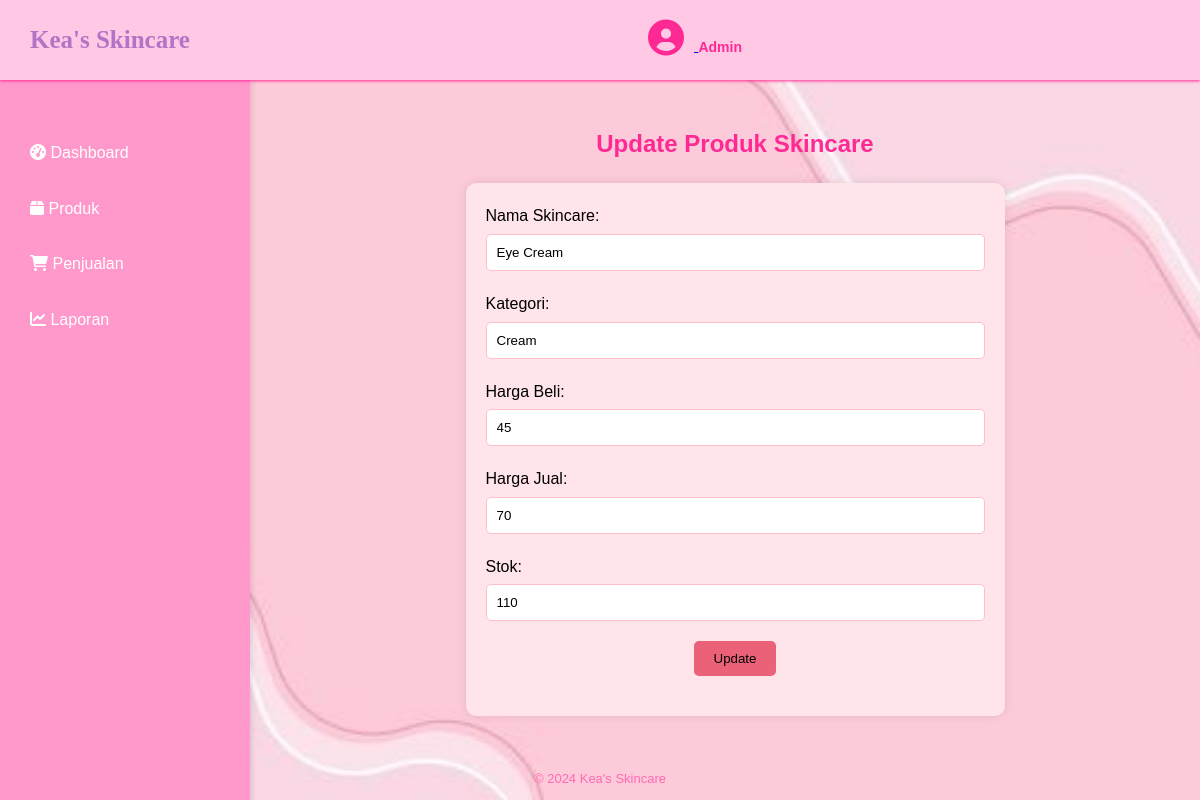
The page /edit.php?id=7 on the database its author committed.
### tables this page shows
CREATE TABLE `produk` (
  `id` int(11) NOT NULL,
  `nama` varchar(255) NOT NULL,
  `kategori` varchar(255) NOT NULL,
  `harga_beli` decimal(10,0) DEFAULT NULL,
  `harga_jual` decimal(10,0) DEFAULT NULL,
  `stok` int(11) NOT NULL
);

### edit.php (the view, shortened to what this page needs)
<?php
include 'config.php';
$nama = $kategori = $harga_beli = $harga_jual = $stok = "";
if (isset($_GET['id'])) {
    $id = $_GET['id'];
    $sql = "SELECT * FROM produk WHERE id = $id";
    $result = $conn->query($sql);
    if ($result->num_rows > 0) {
        $row = $result->fetch_assoc();
        $nama = $row['nama'];
        $kategori = $row['kategori'];
        $harga_beli = $row['harga_beli'];
        $harga_jual = $row['harga_jual'];
        $stok = $row['stok'];
    } else {
        echo "Produk tidak ditemukan.";
    }
}
?>
<?php include 'template/header.php'; ?>
<link rel="stylesheet" href="css/tambah.css">
<div class="container">
    <?php include 'template/sidebar.php'; ?>
    <main class="content">
        <h2 style="text-align: center; margin-bottom: 20px; color: #ff2994;">Update Produk Skincare</h2>
        <form class="add-product-form" method="post" action="<?php echo htmlspecialchars($_SERVER["PHP_SELF"]) . '?id=' . $id; ?>">
            <div class="form-group">
                <label for="nama">Nama Skincare:</label>
                <input type="text" name="nama" id="nama" value="<?php echo $nama; ?>" required>
            </div>
            <div class="form-group">
                <label for="kategori">Kategori:</label>
                <input type="text" name="kategori" id="kategori" value="<?php echo $kategori; ?>" required>
            </div>
            <div class="form-group">
                <label for="harga_beli">Harga Beli:</label>
                <input type="text" name="harga_beli" id="harga_beli" value="<?php echo $harga_beli; ?>" required>
            </div>
            <div class="form-group">
                <label for="harga_jual">Harga Jual:</label>
                <input type="text" name="harga_jual" id="harga_jual" value="<?php echo $harga_jual; ?>" required>
            </div>
            <div class="form-group">
                <label for="stok">Stok:</label>
                <input type="text" name="stok" id="stok" value="<?php echo $stok; ?>" required>
            </div>
            <div class="form-group">
                <input type="submit" value="Update">
            </div>
        </form>
    </main>
</div>
<?php include 'template/footer.php'; ?>

### css/styles.css (style rules this page uses)
* { margin: 0; padding: 0; box-sizing: border-box; }
body { font-family: montserrat, sans-serif; line-height: 1.6; display: flex; flex-direction: column; min-height: 100vh; }
main { flex: 1; }
.container { width: 90%; max-width: 1200px; margin: 0 auto; padding: 0px; }
.container h2 { color: #6420AA; margin-top: 5px; }
.content { margin-left: 270px; padding: 20px; margin-top: 100px; flex: 1; background-color: transparent; }

### css/tambah.css (style rules this page uses)
body { background: url('../file/BG2.jpg') no-repeat center center fixed; background-size: cover; }
.add-product-form { margin: 0 auto; width: 70%; background-color: rgb(255, 228, 234); padding: 20px; border-radius: 10px; box-shadow: 0 0 10px rgba(0, 0, 0, 0.1); }
.add-product-form h2, .add-product-form input[type="submit"] { text-align: center; margin-bottom: 20px; color: pink; }
.add-product-form .form-group { margin-bottom: 20px; }
.add-product-form label { display: block; margin-bottom: 5px; }
.add-product-form input[type="text"] { width: 100%; padding: 10px; border: 1px solid pink; border-radius: 5px; }
.add-product-form input[type="submit"] { background-color: rgb(235, 97, 120); color: black; padding: 10px 20px; border: none; border-radius: 5px; cursor: pointer; margin: 0 auto; display: block; }

### css/produk.css (style rules this page uses)
* { margin: 0; padding: 0; box-sizing: border-box; }
body { font-family: montserrat, sans-serif; line-height: 1.6; background-color: #f4f4f4; display: flex; flex-direction: column; min-height: 100vh; }
main { flex: 1; padding: 0; margin: 0; }
.container { width: 90%; max-width: 1200px; margin: 0 auto; padding: 15px; }
.container h2 { color: #6420AA; margin-top: 0; }

### rows shown on the page
produk: nama "Eye Cream", kategori "Cream", harga_beli "45", harga_jual "70", stok "110"
